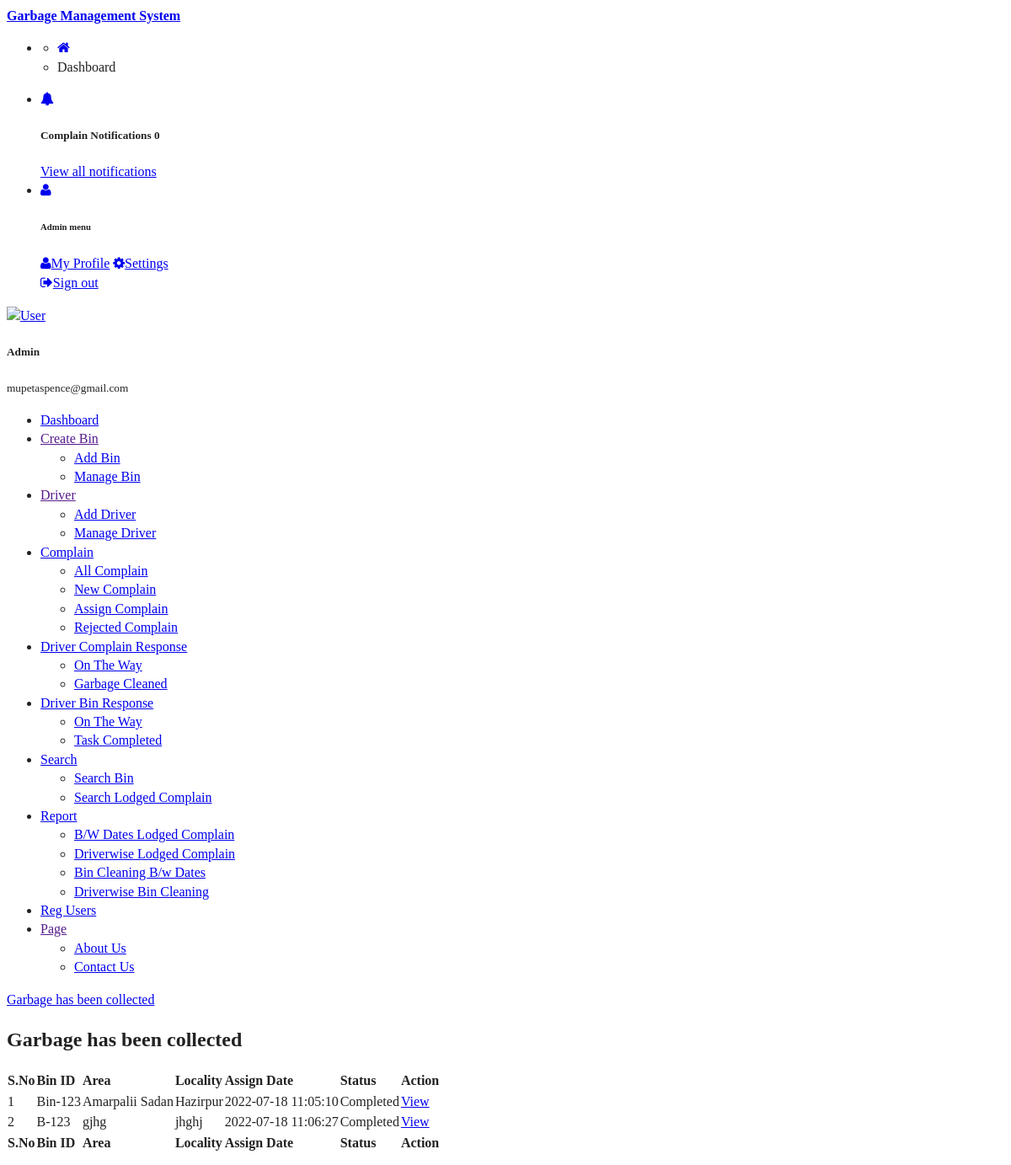
The page /admin/completed.php (signed in) on the database its author committed.
### tables this page shows
CREATE TABLE IF NOT EXISTS `tblbin` (
  `ID` int NOT NULL AUTO_INCREMENT,
  `BinID` varchar(50) DEFAULT NULL,
  `Area` varchar(250) DEFAULT NULL,
  `Locality` varchar(250) DEFAULT NULL,
  `Landmark` varchar(250) DEFAULT NULL,
  `LoadType` varchar(100) DEFAULT NULL,
  `CyclePeriod` varchar(100) DEFAULT NULL,
  `Address` mediumtext,
  `DriverAssignee` varchar(150) DEFAULT NULL,
  `AssignDate` timestamp NULL DEFAULT CURRENT_TIMESTAMP,
  `Remark` varchar(250) DEFAULT NULL,
  `Status` varchar(250) DEFAULT NULL,
  `UpdationDate` timestamp NULL DEFAULT NULL ON UPDATE CURRENT_TIMESTAMP,
  PRIMARY KEY (`ID`)
);

### admin/completed.php (the view, shortened to what this page needs)
<?php
include('includes/dbconnection.php');
if (strlen($_SESSION['vamsaid']==0)) {
  header('location:logout.php');
  } else{
  ?>
<!doctype html>
<html lang="en">
<head>
    <link rel="stylesheet" href="../assets/vendor/themify-icons/themify-icons.css">
    <link rel="stylesheet" href="../assets/vendor/fontawesome/css/font-awesome.min.css">
    <link rel="stylesheet" href="../assets/vendor/jquery-datatable/dataTables.bootstrap4.min.css">
    <link  rel="stylesheet" href="../assets/css/main.css">
</head>
<body class="theme-indigo">
<?php include_once('includes/header.php');?>
    <div class="main_content" id="main-content">
       <?php include_once('includes/sidebar.php');?>
        <div class="page">
            <nav class="navbar navbar-expand-lg navbar-light bg-light">
                <a class="navbar-brand" href="javascript:void(0);">Garbage has been collected</a>
            </nav>
            <div class="container-fluid">
                <div class="row clearfix">
                    <div class="col-lg-12">
                        <div class="card">
                            <div class="header">
                                <h2><strong>Garbage has been collected</strong> </h2>
                            </div>
                            <div class="body">
                                <div class="table-responsive">
                                   <table class="table table-bordered table-striped table-hover js-basic-example dataTable">
                                        <thead>
                                            <tr>
                                               <th>S.No</th>
                                        <th>Bin ID</th>
                                        <th>Area</th>
                                        <th>Locality</th>
                                        <th>Assign Date</th>
                                    <th>Status</th>
                                        <th>Action</th>
                                            </tr>
                                        </thead>
                                        <tfoot>
                                            <tr>
                                               <th>S.No</th>
                                        <th>Bin ID</th>
                                        <th>Area</th>
                                        <th>Locality</th>
                                        <th>Assign Date</th>
                                    <th>Status</th>
                                        <th>Action</th>
                                            </tr>
                                        </tfoot>
                                        <tbody>
                                            <tr>
                                               <?php
$sql="SELECT * from  tblbin where Status='Completed'";
$query = $dbh -> prepare($sql);
$query-> bindParam(':did', $did, PDO::PARAM_STR);
$query->execute();
$results=$query->fetchAll(PDO::FETCH_OBJ);
$cnt=1;
if($query->rowCount() > 0)
{
foreach($results as $row)
{               ?>
                                              <td><?php echo htmlentities($cnt);?></td>
                                        <td><?php  echo htmlentities($row->BinID);?></td>
                                        <td><?php  echo htmlentities($row->Area);?></td>
                                        <td><?php  echo htmlentities($row->Locality);?></td>
                                        <td><?php  echo htmlentities($row->AssignDate);?></td>
                                             <?php if($row->Status==""){ ?>
                     <td><?php echo "Not Updated Yet"; ?></td>
<?php } else { ?>                  <td><?php  echo htmlentities($row->Status);?>
                  </td>
                  <?php } ?>
                                        <td><a href="view-bin-detail.php?editid=<?php echo htmlentities ($row->ID);?>&&binid=<?php echo htmlentities ($row->BinID);?>"class="btn btn-primary">View</a></td>
                                            </tr>
                                         <?php $cnt=$cnt+1;}} ?>
                                        </tbody>
                                    </table>
                                </div>
                            </div>
                        </div>
                    </div>
                </div>
            </div>
        </div>
    </div>
</body>
</html><?php }  ?>

### admin/includes/sidebar.php
<div class="left_sidebar">
        <nav class="sidebar">
            <div class="user-info">
                <div class="image"><a href="javascript:void(0);"><img src="../assets/images/user.png" alt="User"></a></div>
                <div class="detail mt-3">
 <?php
$aid=$_SESSION['vamsaid'];
$sql="SELECT AdminName,Email from  tbladmin where ID=:aid";
$query = $dbh -> prepare($sql);
$query->bindParam(':aid',$aid,PDO::PARAM_STR);
$query->execute();
$results=$query->fetchAll(PDO::FETCH_OBJ);
$cnt=1;
if($query->rowCount() > 0)
{
foreach($results as $row)
{               ?>
                    <h5 class="mb-0"><?php  echo $row->AdminName;?></h5>
                    <small><?php  echo $row->Email;?></small><?php $cnt=$cnt+1;}} ?>
                </div>
            </div>
            <ul id="main-menu" class="metismenu">
                <li class="active"><a href="dashboard.php"><i class="ti-home"></i><span>Dashboard</span></a></li>
                <li>
                    <a href="" class="has-arrow"><i class="ti-folder"></i><span>Create Bin</span></a>
                    <ul>
                        <li><a href="add-bin.php">Add Bin</a></li>
                        <li><a href="manage-bin.php">Manage Bin</a></li>
                    </ul>
                </li>
                <li>
                    <a href="" class="has-arrow"><i class="ti-user"></i><span>Driver</span></a>
                    <ul>
                        <li><a href="add-driver.php">Add Driver</a></li>
                        <li><a href="manage-driver.php">Manage Driver</a></li>
                    </ul>
                </li>
               <li>
                    <a href="javascript:void(0)" class="has-arrow"><i class="ti-files"></i><span>Complain</span></a>
                    <ul>
                        <li><a href="all-complain.php">All Complain</a></li>
                        <li><a href="new-complain.php">New Complain</a></li>
                        <li><a href="assign-complain.php">Assign Complain</a></li>
                        <li><a href="rejected-complain.php">Rejected Complain</a></li>
                    </ul>
                </li>
                <li>
                    <a href="javascript:void(0)" class="has-arrow"><i class="ti-view-list"></i><span>Driver Complain Response</span></a>
                    <ul>
                        <li><a href="ontheway-complain.php">On The Way</a></li>
                        <li><a href="completed-complain.php">Garbage Cleaned</a></li>
                    </ul>
                </li>
                <li>
                    <a href="javascript:void(0)" class="has-arrow"><i class="ti-view-list"></i><span>Driver Bin Response</span></a>
                    <ul>
                        <li><a href="ontheway.php">On The Way</a></li>
                        <li><a href="completed.php">Task Completed</a></li>
                    </ul>
                </li>
                 <li>
                    <a href="javascript:void(0)" class="has-arrow"><i class="ti-search"></i><span>Search</span></a>
                    <ul>
                        <li><a href="search-bin.php">Search Bin</a></li>
                        <li><a href="search-complain.php">Search Lodged Complain</a></li>
                    </ul>
                </li>
                <li class="open-top">
                    <a href="javascript:void(0)" class="has-arrow"><i class="ti-lock"></i><span>Report</span></a>
                    <ul>
                        <li><a class="dropdown-item" href="between-dates-complain-reports.php">B/W Dates Lodged Complain </a></li>
                        <li><a class="dropdown-item" href="driverwise-complain-report.php">Driverwise Lodged Complain </a></li>
                         <li><a class="dropdown-item" href="between-dates-bin-reports.php">Bin Cleaning B/w Dates  </a></li>
                        <li><a class="dropdown-item" href="driverwise-report.php">Driverwise Bin Cleaning </a></li>
                    </ul>
                </li>
               <li><a href="reg-users.php"><i class="ti-user"></i><span>Reg Users</span></a></li>
  <li>
                    <a href="" class="has-arrow"><i class="ti-pencil-alt"></i><span>Page</span></a>
                    <ul>
                        <li><a href="aboutus.php">About Us</a></li>
                        <li><a href="contactus.php">Contact Us</a></li>
                    </ul>
                </li>
            </ul>
        </nav>
    </div>

### css/main.css (style rules this page uses)
html { color: #222; font-size: 1em; line-height: 1.4; }
audio, canvas, iframe, img, svg, video { vertical-align: middle; }
.clearfix:before, .clearfix:after { content: " "; display: table; }
.clearfix:after { clear: both; }

### rows shown on the page
tblbin: BinID "Bin-123", Area "Amarpalii Sadan", Locality "Hazirpur", AssignDate "2022-07-18 11:05:10", Status "Completed"
tblbin: BinID "B-123", Area "gjhg", Locality "jhghj", AssignDate "2022-07-18 11:06:27", Status "Completed"

### other values the page prints
$totalreq "0"
$row->AdminName "Admin"
$row->Email "mupetaspence@gmail.com"
